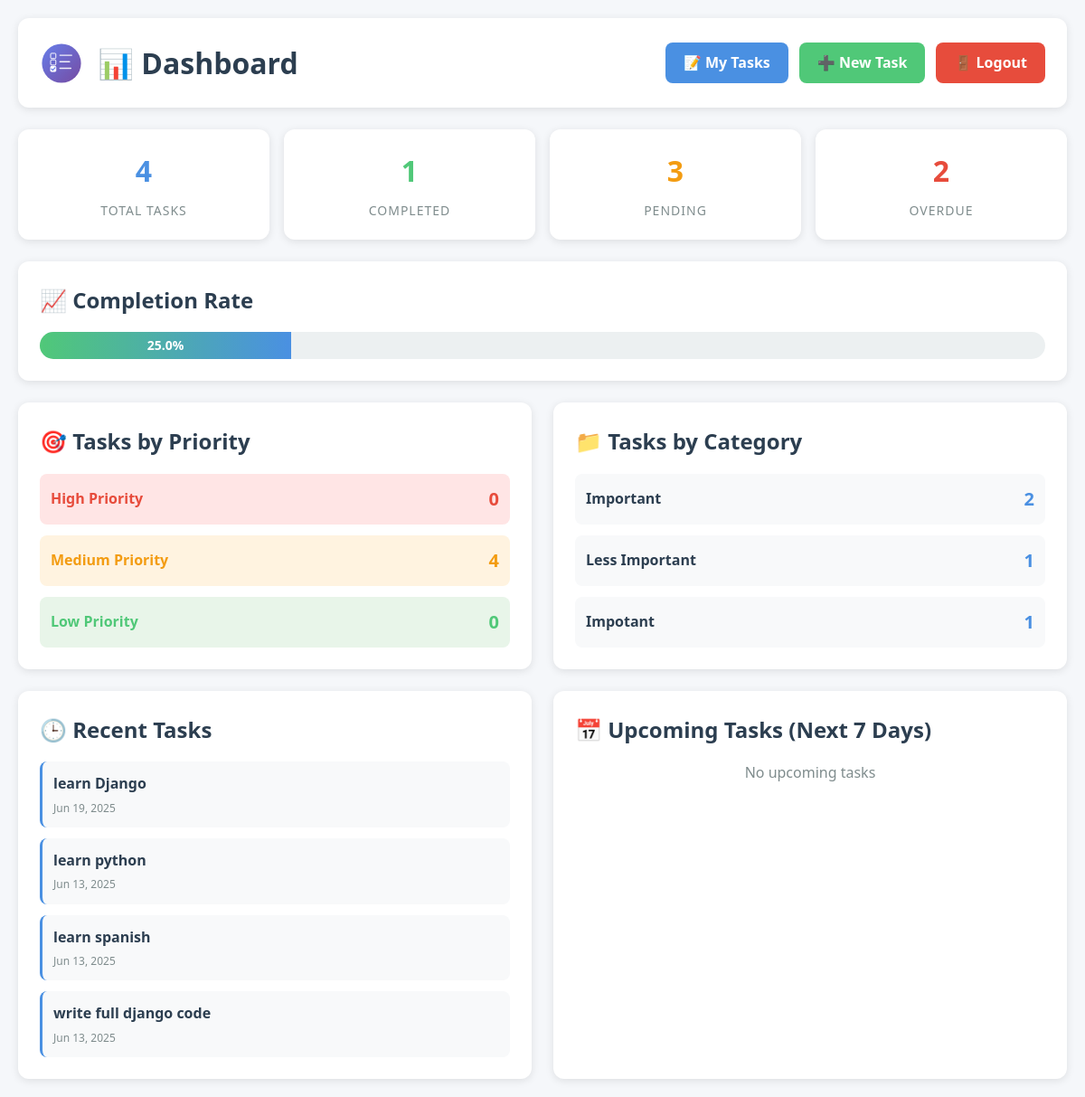
Page /dashboard/ (signed in) on the earlier database version.
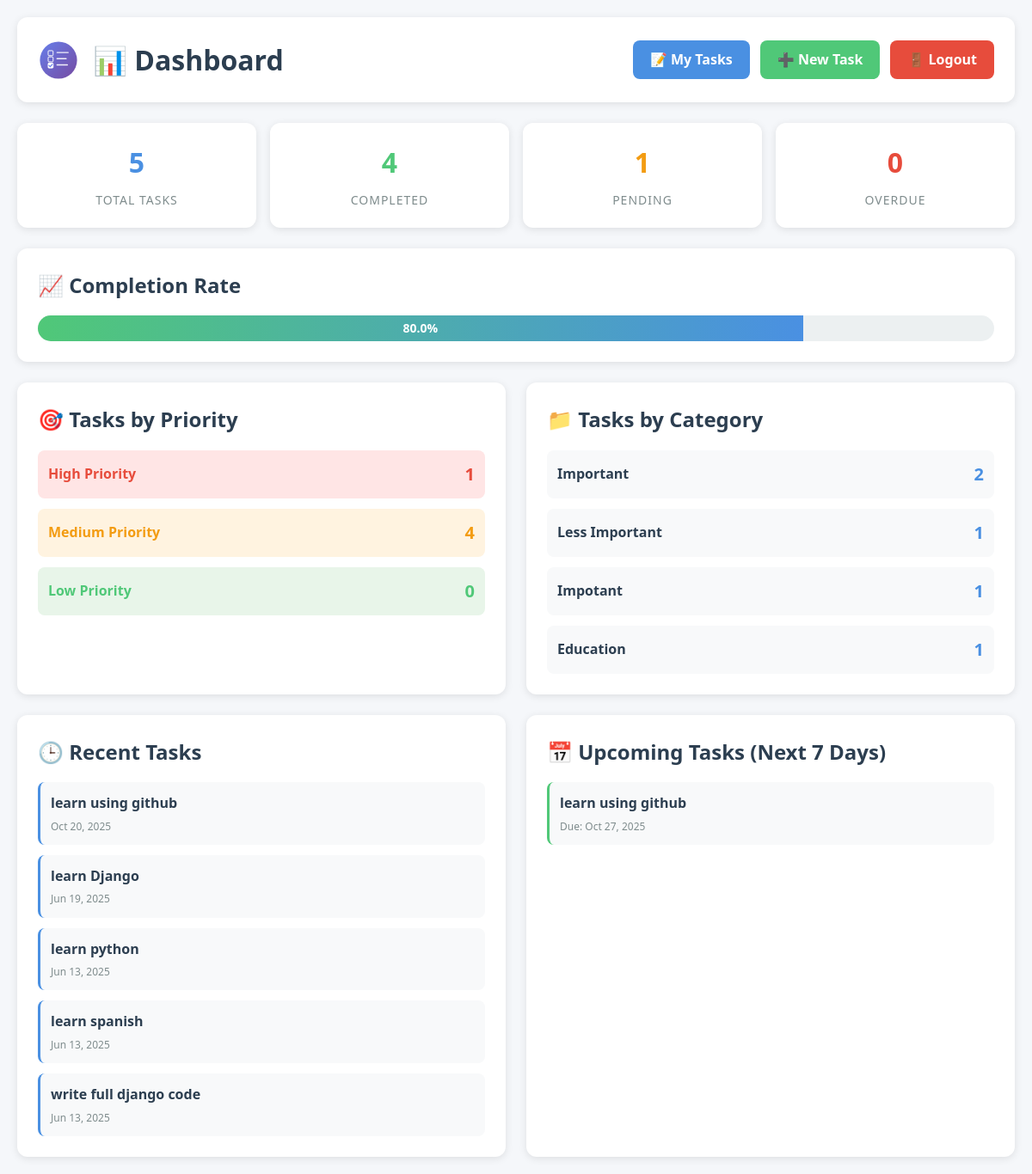
Same page on the later database version.
### base/models.py (models this page shows, shortened)
class Task(models.Model):
    PRIORITY_CHOICES = [
        ('high', 'High Priority'),
        ('medium', 'Medium Priority'),
        ('low', 'Low Priority'),
    ]
    STATUS_CHOICES = [
        ('todo', 'To Do'),
        ('in_progress', 'In Progress'),
        ('completed', 'Completed'),
    ]
    Categories = [
        ('work', 'Work'),
        ('personal', 'Personal'),
        ('shopping', 'Shopping'),
        ('health', 'Health'),
        ('education', 'Education'),
        ('other', 'Other'),
    ]
    user = models.ForeignKey(User, on_delete=models.CASCADE, related_name='tasks')
    title = models.CharField(max_length=200, help_text="Task title", blank=True, default='')
    description = models.TextField(blank=True, null=True, help_text="Task description")
    status = models.CharField(max_length=20, choices=STATUS_CHOICES, default='todo')
    priority = models.CharField(max_length=20, choices=PRIORITY_CHOICES, default='medium')
    complete = models.BooleanField(default=False, help_text="Mark as complete")
    created_at = models.DateTimeField(auto_now_add=True)
    updated_at = models.DateTimeField(auto_now=True)
    due_date = models.DateField(help_text="Set the due date", blank=True, null=True)
    categories = models.CharField(max_length=20, choices=Categories, default='other')
    tags = models.CharField(max_length=200, blank=True, help_text="Comma-separated tags")
    class Meta:
        ordering = ['-created_at']

### base/views.py (the view)
# urls.py: path('dashboard/', views.dashboard, name="dashboard"),
@login_required(login_url='/')
def dashboard(request):
    user_tasks = Task.objects.filter(user=request.user)
    total_tasks = user_tasks.count()
    completed_tasks = user_tasks.filter(complete=True).count()
    pending_tasks = total_tasks - completed_tasks
    overdue_tasks = user_tasks.filter(
        complete=False,
        due_date__lt=timezone.now().date()
    ).count()
    completion_rate = (completed_tasks / total_tasks * 100) if total_tasks > 0 else 0
    high_priority = user_tasks.filter(priority='high').count()
    medium_priority = user_tasks.filter(priority='medium').count()
    low_priority = user_tasks.filter(priority='low').count()
    tasks_by_category = user_tasks.values('categories').annotate(
        count=Count('id')
    ).order_by('-count')
    tasks_by_status = user_tasks.values('status').annotate(
        count=Count('id')
    )
    recent_tasks = user_tasks.order_by('-created_at')[:5]
    upcoming_tasks = user_tasks.filter(
        complete=False,
        due_date__gte=timezone.now().date(),
        due_date__lte=timezone.now().date() + timedelta(days=7)
    ).order_by('due_date')[:5]
    context = {
        'total_tasks': total_tasks,
        'completed_tasks': completed_tasks,
        'pending_tasks': pending_tasks,
        'overdue_tasks': overdue_tasks,
        'completion_rate': round(completion_rate, 1),
        'high_priority': high_priority,
        'medium_priority': medium_priority,
        'low_priority': low_priority,
        'tasks_by_category': tasks_by_category,
        'tasks_by_status': tasks_by_status,
        'recent_tasks': recent_tasks,
        'upcoming_tasks': upcoming_tasks,
    }
    return render(request, 'base/dashboard.html', context)

### base/templates/base/dashboard.html (shortened to what the changed rows need)
{% extends 'main.html' %}
{% load static %}
{% block content %}
<body style="background: #f5f7fa; min-height: 100vh; padding: 20px;">
    <div style="max-width: 1200px; margin: 0 auto;">
        <div style="background: white; padding: 24px; border-radius: 12px; margin-bottom: 24px; box-shadow: 0 2px 10px rgba(0,0,0,0.1);">
            <div style="display: flex; justify-content: space-between; align-items: center; flex-wrap: wrap; gap: 12px;">
                <div style="display: flex; align-items: center; gap: 16px;">
                    <h1 style="color: #2c3e50; margin: 0;">📊 Dashboard</h1>
                </div>
            </div>
        </div>
        <div class="stats-container">
            <div class="stat-card">
                <div class="stat-number">{{ total_tasks }}</div>
                <div class="stat-label">Total Tasks</div>
            </div>
            <div class="stat-card">
                <div class="stat-number" style="color: #50c878;">{{ completed_tasks }}</div>
                <div class="stat-label">Completed</div>
            </div>
            <div class="stat-card">
                <div class="stat-number" style="color: #f39c12;">{{ pending_tasks }}</div>
                <div class="stat-label">Pending</div>
            </div>
            <div class="stat-card">
                <div class="stat-number" style="color: #e74c3c;">{{ overdue_tasks }}</div>
                <div class="stat-label">Overdue</div>
            </div>
        </div>
        <div style="background: white; padding: 24px; border-radius: 12px; margin-bottom: 24px; box-shadow: 0 2px 10px rgba(0,0,0,0.1);">
            <h2 style="color: #2c3e50; margin-bottom: 16px;">📈 Completion Rate</h2>
            <div class="progress-bar-container" style="background: #ecf0f1; height: 30px; border-radius: 15px; overflow: hidden;">
                <div class="progress-bar-fill" data-width="{{ completion_rate }}">
                    <span style="color: white; font-weight: bold; font-size: 14px;">{{ completion_rate }}%</span>
                </div>
            </div>
        </div>
        <div style="display: grid; grid-template-columns: repeat(auto-fit, minmax(300px, 1fr)); gap: 24px; margin-bottom: 24px;">
            <div style="background: white; padding: 24px; border-radius: 12px; box-shadow: 0 2px 10px rgba(0,0,0,0.1);">
                <h2 style="color: #2c3e50; margin-bottom: 16px;">🎯 Tasks by Priority</h2>
                <div style="display: flex; flex-direction: column; gap: 12px;">
                    <div style="display: flex; justify-content: space-between; align-items: center; padding: 12px; background: #ffe5e5; border-radius: 8px;">
                        <span style="font-weight: 600; color: #e74c3c;">High Priority</span>
                        <span style="font-size: 20px; font-weight: bold; color: #e74c3c;">{{ high_priority }}</span>
                    </div>
                </div>
            </div>
            <div style="background: white; padding: 24px; border-radius: 12px; box-shadow: 0 2px 10px rgba(0,0,0,0.1);">
                <h2 style="color: #2c3e50; margin-bottom: 16px;">📁 Tasks by Category</h2>
                {% if tasks_by_category %}
                <div style="display: flex; flex-direction: column; gap: 12px;">
                    {% for item in tasks_by_category %}
                    <div style="display: flex; justify-content: space-between; align-items: center; padding: 12px; background: #f8f9fa; border-radius: 8px;">
                        <span style="font-weight: 600; color: #2c3e50;">{{ item.categories|title }}</span>
                        <span style="font-size: 20px; font-weight: bold; color: #4a90e2;">{{ item.count }}</span>
                    </div>
                    {% endfor %}
                </div>
                {% else %}
                <p style="color: #7f8c8d; text-align: center;">No category data available</p>
                {% endif %}
            </div>
        </div>
        <div style="display: grid; grid-template-columns: repeat(auto-fit, minmax(300px, 1fr)); gap: 24px;">
            <div style="background: white; padding: 24px; border-radius: 12px; box-shadow: 0 2px 10px rgba(0,0,0,0.1);">
                <h2 style="color: #2c3e50; margin-bottom: 16px;">🕒 Recent Tasks</h2>
                {% if recent_tasks %}
                <div style="display: flex; flex-direction: column; gap: 12px;">
                    {% for task in recent_tasks %}
                    <div style="padding: 12px; background: #f8f9fa; border-radius: 8px; border-left: 3px solid #4a90e2;">
                        <a href="{% url 'task_details' task.id %}" style="text-decoration: none; color: #2c3e50; font-weight: 600;">
                            {{ task.title|default:task.description|truncatewords:8 }}
                        </a>
                        <p style="font-size: 12px; color: #7f8c8d; margin: 4px 0 0 0;">{{ task.created_at|date:"M d, Y" }}</p>
                    </div>
                    {% endfor %}
                </div>
                {% else %}
                <p style="color: #7f8c8d; text-align: center;">No recent tasks</p>
                {% endif %}
            </div>
            <div style="background: white; padding: 24px; border-radius: 12px; box-shadow: 0 2px 10px rgba(0,0,0,0.1);">
                <h2 style="color: #2c3e50; margin-bottom: 16px;">📅 Upcoming Tasks (Next 7 Days)</h2>
                {% if upcoming_tasks %}
                <div style="display: flex; flex-direction: column; gap: 12px;">
                    {% for task in upcoming_tasks %}
                    <div style="padding: 12px; background: #f8f9fa; border-radius: 8px; border-left: 3px solid #50c878;">
                        <a href="{% url 'task_details' task.id %}" style="text-decoration: none; color: #2c3e50; font-weight: 600;">
                            {{ task.title|default:task.description|truncatewords:8 }}
                        </a>
                        <p style="font-size: 12px; color: #7f8c8d; margin: 4px 0 0 0;">Due: {{ task.due_date|date:"M d, Y" }}</p>
                    </div>
                    {% endfor %}
                </div>
                {% else %}
                <p style="color: #7f8c8d; text-align: center;">No upcoming tasks</p>
                {% endif %}
            </div>
        </div>
    </div>
</body>
{% endblock content %}

Differences in the rows shown:
added Task: title "learn using github", created_at "Oct 20, 2025", due_date "Oct 27, 2025"
Other differences:
{{ total_tasks }}: "4" → "5"
{{ completed_tasks }}: "1" → "4"
{{ pending_tasks }}: "3" → "1"
{{ overdue_tasks }}: "2" → "0"
{{ completion_rate }}: 25.0 → 80.0 (drawn)
{{ completion_rate }}: "25.0" → "80.0"
{{ high_priority }}: "0" → "1"
new list line: "Education 1"
text no longer shown: "No upcoming tasks"
